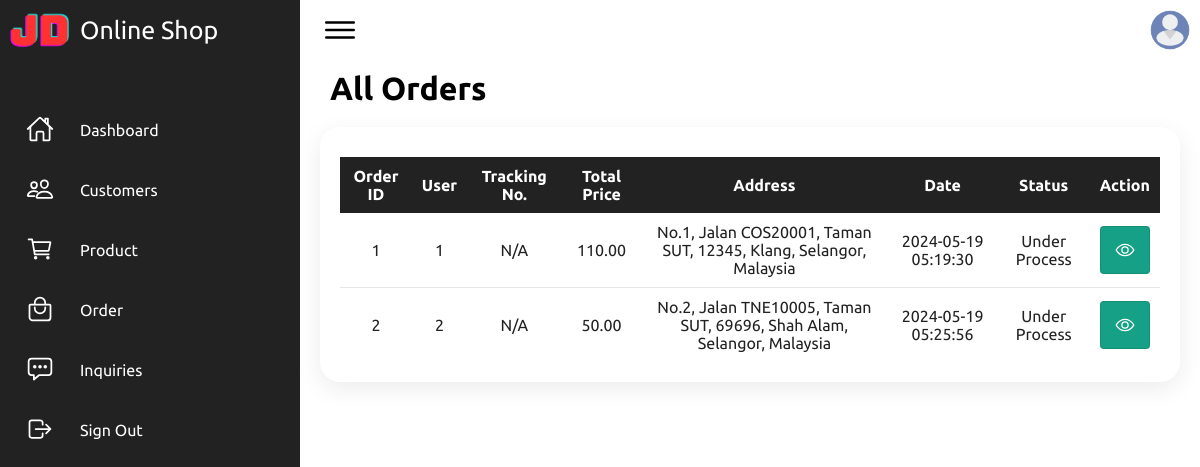
The page /admin/order-list.php (signed in) on the database its author committed.
### tables this page shows
CREATE TABLE `orders` (
  `id` int(11) NOT NULL,
  `user` varchar(255) NOT NULL,
  `tracking_no` varchar(255) NOT NULL,
  `total_price` decimal(10,2) NOT NULL,
  `date` datetime NOT NULL,
  `contact` varchar(255) NOT NULL,
  `country_id` int(11) NOT NULL,
  `state_id` int(11) NOT NULL,
  `city_id` int(11) NOT NULL,
  `postcode` varchar(11) NOT NULL,
  `address` text NOT NULL,
  `status` varchar(255) NOT NULL
);

CREATE TABLE `cities` (
  `id` int(11) NOT NULL,
  `name` varchar(255) NOT NULL,
  `state_id` int(11) NOT NULL
);

CREATE TABLE `states` (
  `id` int(11) NOT NULL,
  `name` varchar(255) NOT NULL,
  `country_id` int(11) NOT NULL
);

CREATE TABLE `countries` (
  `id` int(11) NOT NULL,
  `name` varchar(255) NOT NULL
);

### admin/order-list.php (the view, shortened to what this page needs)
<?php
include("../connect/config.php");
$sql = "SELECT o.id, o.user, o.tracking_no, o.total_price, o.date, o.address, o.postcode,
        c.name AS city_name, s.name AS state_name, cn.name AS country_name, o.status
        FROM orders o
        JOIN cities c ON o.city_id = c.id
        JOIN states s ON o.state_id = s.id
        JOIN countries cn ON o.country_id = cn.id
        ORDER BY o.id";
$result = $conn->query($sql);
?>
<!DOCTYPE html>
<html lang="en">
<head>
  <link rel="stylesheet" href="assets/css/style.css">
</head>
<body>
  <div class="container">
    <?php include 'nav.php'; ?>
    <h1 style="margin-top: 10px; margin-left: 30px;">All Orders</h1>
    <div class="list">
      <div class="recentList">
        <table>
          <thead>
            <tr>
              <td>Order ID</td>
              <td>User</td>
              <td>Tracking No.</td>
              <td>Total Price</td>
              <td>Address</td>
              <td>Date</td>
              <td>Status</td>
              <td>Action</td>
            </tr>
          </thead>
          <tbody>
            <?php
            if ($result->num_rows > 0) {
              while ($row = $result->fetch_assoc()) {
                $address = $row['address'] . ", " . $row['postcode'] . ", " . $row['city_name'] . ", " . $row['state_name'] . ", " . $row['country_name'];
                echo "<tr>
                  <td>" . $row['id'] . "</td>
                  <td>" . $row['user'] . "</td>
                  <td>" . $row['tracking_no'] . "</td>
                  <td>" . $row['total_price'] . "</td>
                  <td>" . $address . "</td>
                  <td>" . $row['date'] . "</td>
                  <td>" . $row['status'] . "</td>
                  <td>
                    <a href='order-view.php?order_id=" . $row['id'] . "'>
                      <button class='view-btn'><ion-icon name='eye-outline'></ion-icon></button>
                    </a>
                  </td>
                </tr>";
              }
            } else {
              echo "<tr><td colspan='8'><div class='error'>No Order</div></td></tr>";
            }
            ?>
          </tbody>
        </table>
      </div>
    </div>
  </div>
</body>
</html>

### admin/assets/css/style.css (style rules this page uses)
* { font-family: "Ubuntu", sans-serif; margin: 0; padding: 0; box-sizing: border-box; }
:root { --blue: #2a2185; --white: #fff; --gray: #f5f5f5; --black1: #222; --black2: #999; }
body { min-height: 100vh; overflow-x: hidden; }
.container { position: relative; width: 100%; }
.list { position: relative; width: 100%; padding: 20px; display: grid; }
.list .recentList { position: relative; display: grid; background: var(--white); padding: 20px; box-shadow: 0 7px 25px rgba(0, 0, 0, 0.08); border-radius: 20px; }
.list .recentList table { width: 100%; border-collapse: collapse; margin-top: 10px; height: 50px; text-align: center; }
.list table thead tr { background-color: var(--black1); }
.list table thead td { font-weight: 600; color: white; }
.list .recentList table tr { color: var(--black1); border-bottom: 1px solid rgba(0, 0, 0, 0.1); }
.list .recentList table tr:last-child { border-bottom: none; }
.list .recentList table tr td { padding: 10px; }
.list .recentList table tr td:nth-child(3) { text-align: center; }
.view-btn ion-icon, .edit-btn ion-icon, .delete-btn ion-icon { color: var(--white); height: 20px; width: 20px; }
.view-btn { align-items: center; background-color: #16A085; border: 1px solid rgba(0, 0, 0, 0.1); border-radius: .25rem; box-shadow: rgba(0, 0, 0, 0.02) 0 1px 3px 0; box-sizing: border-box; color: rgba(0, 0, 0, 0.85); cursor: pointer; display: inline-flex; font-family: system-ui,-apple-system,system-ui,"Helvetica Neue",Helvetica,Arial,sans-serif; font-size: 16px; font-weight: 600; justify-content: center; line-height: 1.25; margin: 0; min-height: 3rem; position: relative; text-decoration: none; transition: all 250ms; user-select: none; -webkit-user-select: none; touch-action: manipulation; vertical-align: baseline; width: 50px; }

### rows shown on the page
orders: id "1", user "1", tracking_no "N/A", total_price "110.00", address "No.1, Jalan COS20001, Taman SUT, 12345, Klang, Selangor, Malaysia", date "2024-05-19 05:19:30", status "Under Process"
orders: id "2", user "2", tracking_no "N/A", total_price "50.00", address "No.2, Jalan TNE10005, Taman SUT, 69696, Shah Alam, Selangor, Malaysia", date "2024-05-19 05:25:56", status "Under Process"
